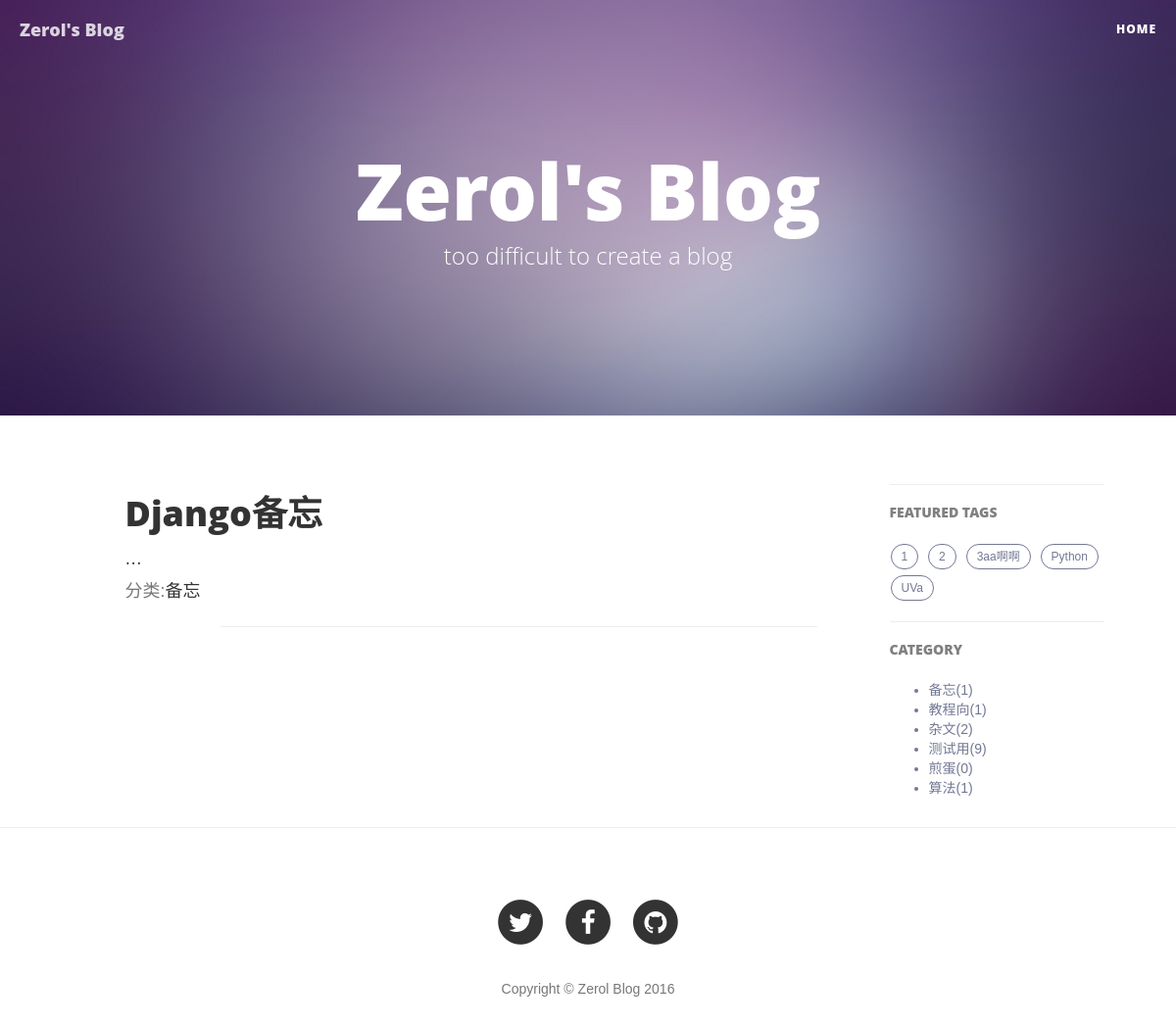
The app's page /blog/category/6/1 with its own data.
### blog/models.py (models this page shows, shortened)
class Article(models.Model):
    STATUS_CHOICES = (
        ('d', 'Draft'),
        ('p', 'Published'),
    )
    title = models.CharField('标题', max_length=70)
    body = models.TextField('正文')
    created_time = models.DateTimeField('创建时间', auto_now_add=True)
    last_modified_time = models.DateTimeField('修改时间', auto_now=True)
    status = models.CharField('文章状态', max_length=1, choices=STATUS_CHOICES)
    abstract = models.TextField('摘要', max_length=140, blank=True, null=True)
    views = models.PositiveIntegerField('浏览量', default=0)
    topped = models.BooleanField('置顶', default=False)
    category = models.ForeignKey('Category', verbose_name='分类', null=True, on_delete=models.SET_NULL)
    tags = models.ManyToManyField('Tag', verbose_name='标签集合', blank=True)
    class Meta:
        ordering = ['-last_modified_time']

class Category(models.Model):
    name = models.CharField('类名', max_length=20)
    created_time = models.DateTimeField('创建时间', auto_now_add=True)
    last_modified_time = models.DateTimeField('修改时间', auto_now=True)

class Tag(models.Model):
    name = models.CharField('标签名', max_length=20)
    created_time = models.DateTimeField('创建时间', auto_now_add=True)
    last_modified_time = models.DateTimeField('修改时间', auto_now=True)

### blog/views.py (the view)
# urls.py: url(r'^category/(?P<category_id>\d+)/(?P<page>\d+)$', views.CategoryView.as_view(), name='category'),
class CategoryView(ListView):
    template_name = "index.html"
    context_object_name = "article_list"
    paginate_by = 7
    def get_queryset(self):
        article_list = Article.objects.filter(status='p', category=self.kwargs['category_id'])
        for article in article_list:
            article.body = markdown2.markdown(article.body, extras=['fenced-code-blocks'])
        return article_list
    def get_context_data(self, **kwargs):
        kwargs['category_list'] = Category.objects.all().order_by('name')
        kwargs['tag_list'] = Tag.objects.all().order_by('name')
        return super(CategoryView, self).get_context_data(**kwargs)

### templates/index.html (shortened to what this page needs)
{% extends 'base-index.html' %}
{% block content %}
    {% for article in article_list %}
        <div class="post-preview">
            <a href="{% url 'blog:detail' article.pk %}">
                <h2 class="post-title">
                    {{ article.title }}
                </h2>
                <h3 class="post-subtitle">
                    {{ article.abstract }}
                </h3>
            </a>
            <div class="post-preview" style="float: left">
                <p class="post-meta">分类:<a href="{% url 'blog:category' article.category.pk 1 %}">{{ article.category.name }}</a>&nbsp;&nbsp;&nbsp;&nbsp;</p>
            </div>
        </div>
        <br>
        <hr>
    {% endfor %}
{% endblock %}
{% block tags %}
    {% for tag in tag_list %}
        <a href="{% url 'blog:tag' tag.pk 1 %}" title="{{ tag.name }}">
            {{ tag.name }}
        </a>
    {% endfor %}
{% endblock %}
{% block category %}
    <ul>
        {% for category in category_list %}
            <li>
                <a href="{% url 'blog:category' category.pk 1 %}" title="{{ category.name }}">
                    {{ category.name }}({{ category.article_set.count }})
                </a>
            </li>
        {% endfor %}
    </ul>
{% endblock %}

### templates/base.html (style rules this page uses)
body { font-family:"Microsoft YaHei",Arial,Helvetica,sans-serif,"宋体"; }

### records on screen
Article: title "Django备忘", abstract "...", category.name "备忘"
Tag: name "1"
Tag: name "2"
Tag: name "3aa啊啊"
Tag: name "Python"
Tag: name "UVa"
Category: name "备忘", article_set.count "1"
Category: name "教程向", article_set.count "1"
Category: name "杂文", article_set.count "2"
Category: name "测试用", article_set.count "9"
Category: name "煎蛋", article_set.count "0"
Category: name "算法", article_set.count "1"
